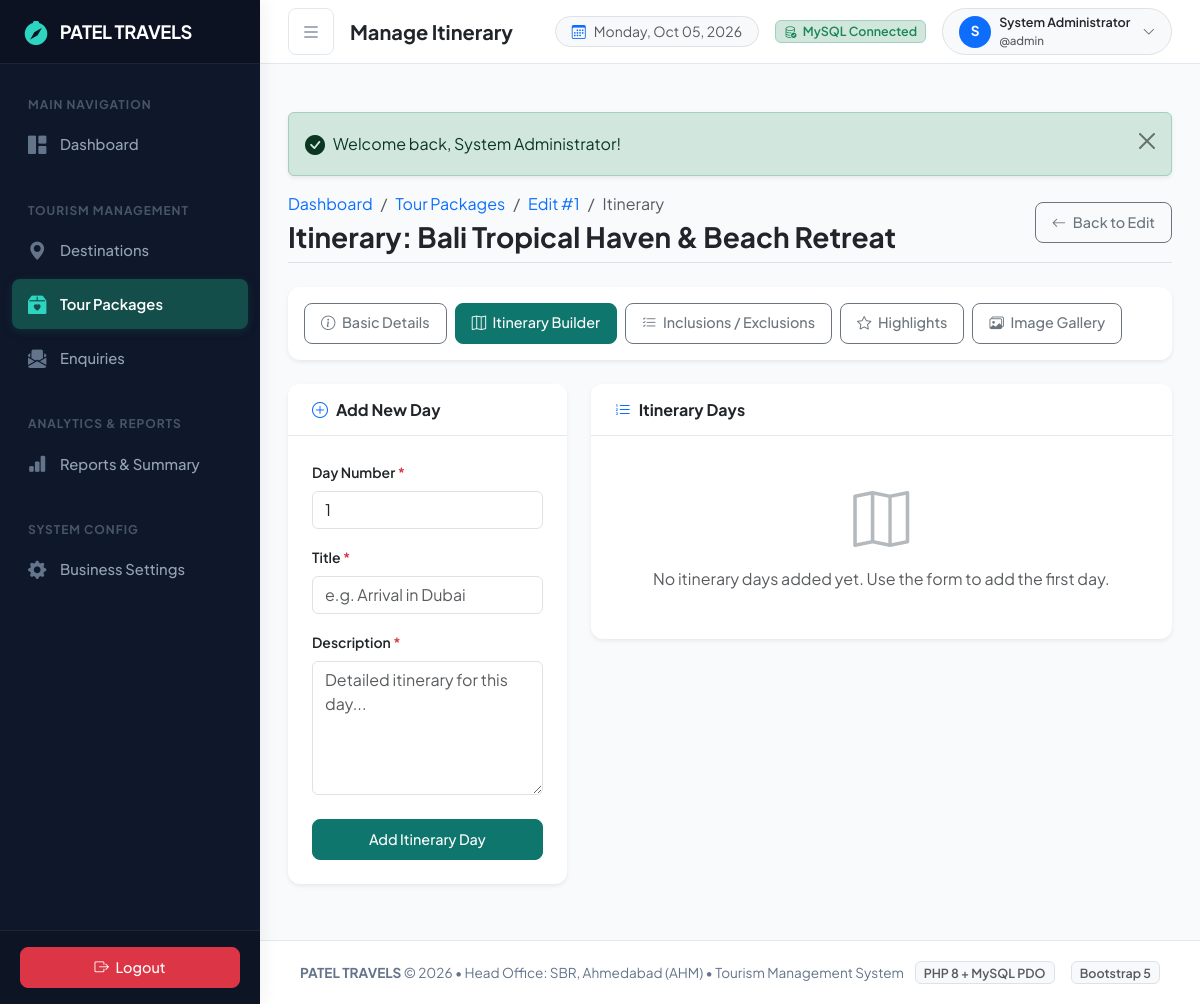
The app's page /admin/packages/itinerary.php?id=1 (signed in), older data.
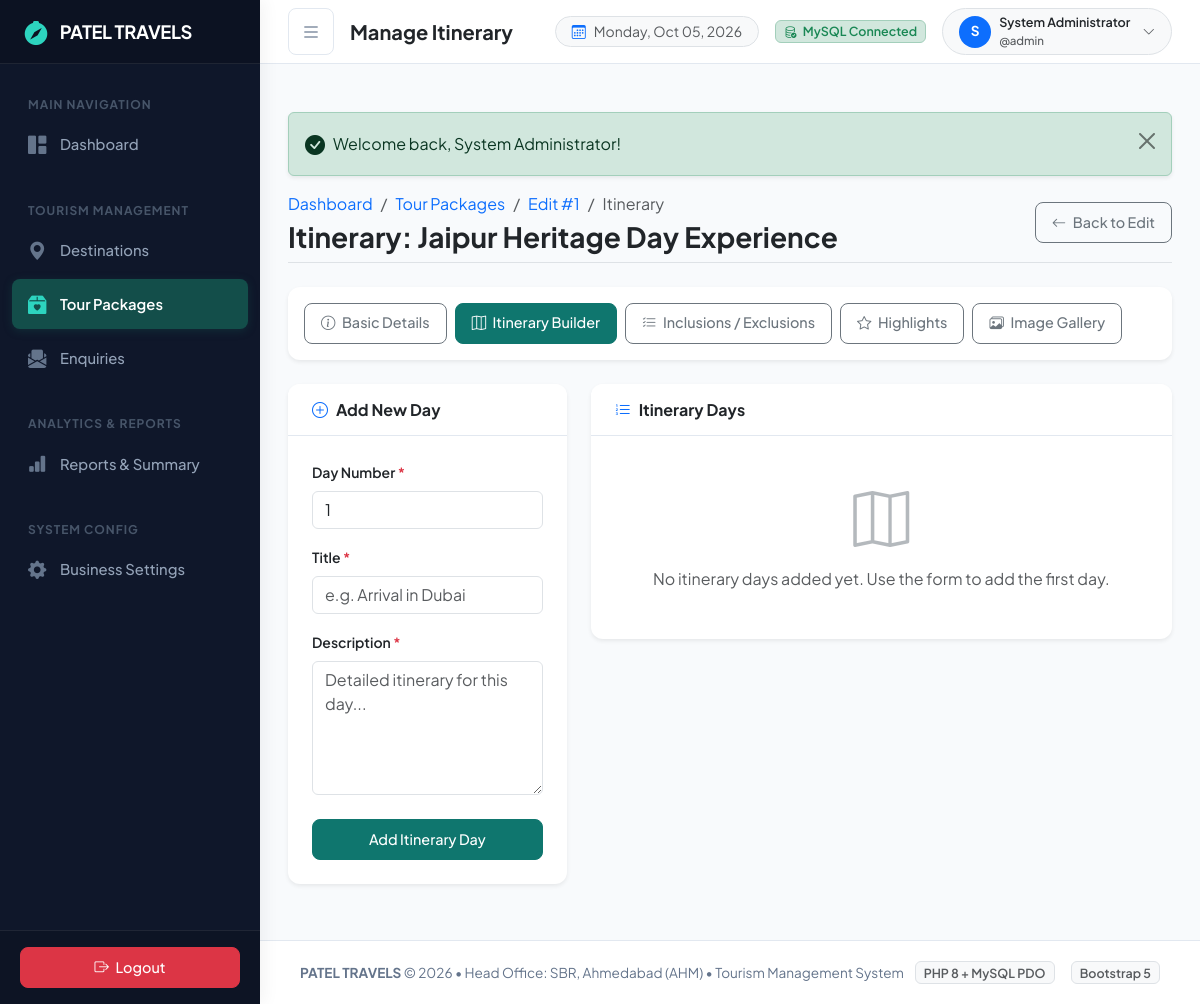
The same page, newer data.
### tables this page shows
CREATE TABLE `packages` (
  `package_id` int(11) NOT NULL AUTO_INCREMENT,
  `package_code` varchar(50) NOT NULL,
  `package_name` varchar(150) NOT NULL,
  `slug` varchar(150) DEFAULT NULL,
  `seo_title` varchar(255) DEFAULT NULL,
  `seo_description` text DEFAULT NULL,
  `best_time` varchar(150) DEFAULT NULL,
  `destination_id` int(11) NOT NULL,
  `plan_type` varchar(50) DEFAULT 'Custom',
  `duration` varchar(50) NOT NULL,
  `duration_days` int(11) DEFAULT 0,
  `price` decimal(10,2) NOT NULL,
  `price_type` varchar(50) DEFAULT 'Per Person',
  `price_note` varchar(255) DEFAULT 'Final quote depends on dates, accommodation, group size and selected services.',
  `maximum_capacity` int(11) NOT NULL DEFAULT 20,
  `travel_date` date DEFAULT NULL,
  `description` text DEFAULT NULL,
  `included_services` text DEFAULT NULL,
  `excluded_services` text DEFAULT NULL,
  `image` varchar(255) DEFAULT NULL,
  `featured` tinyint(1) DEFAULT 0,
  `display_order` int(11) DEFAULT 0,
  `status` enum('active','inactive','sold_out') DEFAULT 'active',
  `created_at` datetime DEFAULT current_timestamp(),
  `updated_at` datetime DEFAULT current_timestamp() ON UPDATE current_timestamp(),
  PRIMARY KEY (`package_id`),
  UNIQUE KEY `package_code` (`package_code`),
  KEY `idx_package_destination` (`destination_id`),
  KEY `idx_package_status` (`status`),
  CONSTRAINT `fk_packages_destination` FOREIGN KEY (`destination_id`) REFERENCES `destinations` (`destination_id`) ON UPDATE CASCADE
);

### admin/packages/itinerary.php (the view, shortened to what the changed rows need)
<?php
$pdo = getDBConnection();
$id = (int)($_GET['id'] ?? 0);
$stmt = $pdo->prepare('SELECT * FROM packages WHERE package_id = :id');
$stmt->execute([':id' => $id]);
$package = $stmt->fetch();
require_once __DIR__ . '/../../includes/header.php';
require_once __DIR__ . '/../../includes/navbar.php';
?>
<div class="container-fluid p-0">
    <div class="d-flex flex-column flex-md-row align-items-md-center justify-content-between mb-4 pb-2 border-bottom">
        <div>
            <nav aria-label="breadcrumb">
                <ol class="breadcrumb mb-1 small">
                </ol>
            </nav>
            <h3 class="fw-bold mb-0 text-dark">Itinerary: <?= htmlspecialchars($package['package_name']) ?></h3>
        </div>
    </div>
</div>
<?php require_once __DIR__ . '/../../includes/footer.php'; ?>

Row changes from the older to the newer data that the page shows:
changed packages: package_name "Bali Tropical Haven & Beach Retreat" → "Jaipur Heritage Day Experience"
